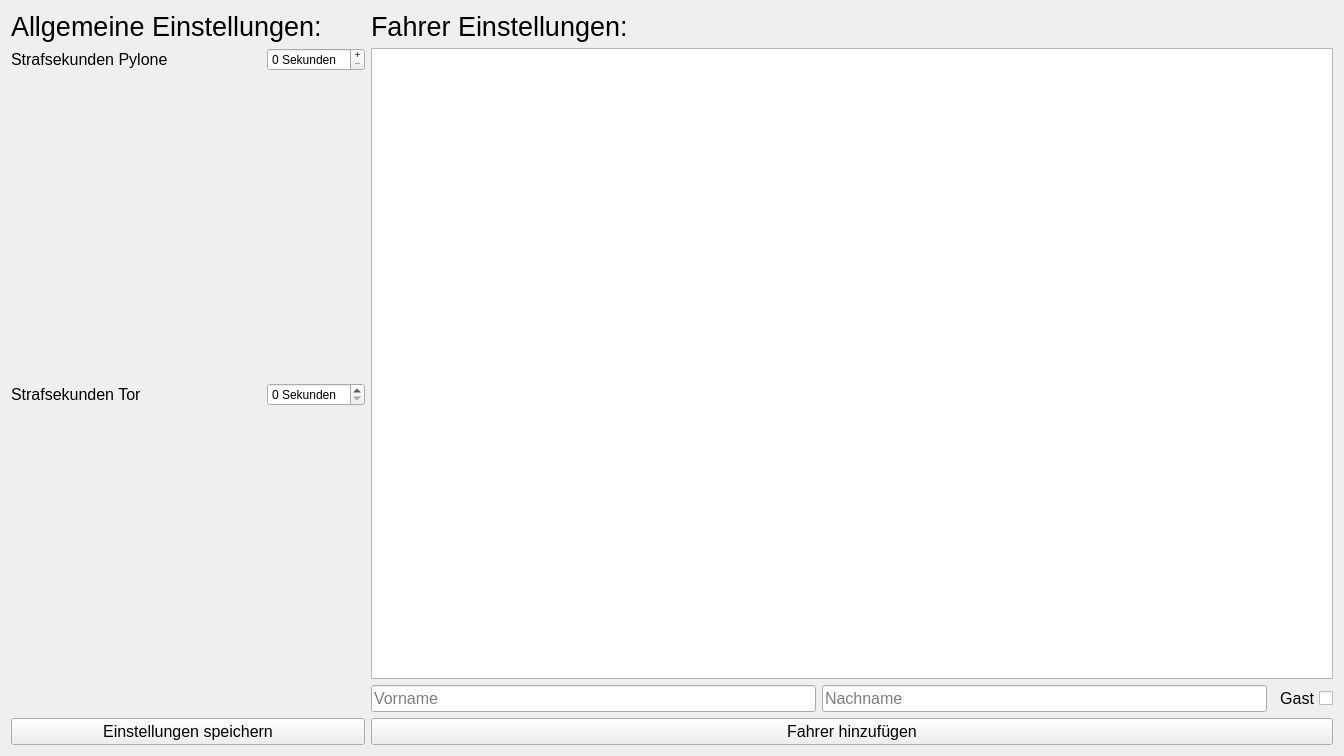
<?xml version="1.0" encoding="UTF-8"?>
<ui version="4.0">
 <class>Settings</class>
 <widget class="QWidget" name="Settings">
  <property name="windowModality">
   <enum>Qt::WindowModal</enum>
  </property>
  <property name="geometry">
   <rect>
    <x>0</x>
    <y>0</y>
    <width>1344</width>
    <height>756</height>
   </rect>
  </property>
  <property name="sizePolicy">
   <sizepolicy hsizetype="Fixed" vsizetype="Fixed">
    <horstretch>0</horstretch>
    <verstretch>0</verstretch>
   </sizepolicy>
  </property>
  <property name="windowTitle">
   <string>Einstellungen</string>
  </property>
  <layout class="QGridLayout" name="gridLayout_2">
   <item row="1" column="1">
    <widget class="QLabel" name="label_driver_settings">
     <property name="sizePolicy">
      <sizepolicy hsizetype="Preferred" vsizetype="Preferred">
       <horstretch>0</horstretch>
       <verstretch>0</verstretch>
      </sizepolicy>
     </property>
     <property name="font">
      <font>
       <pointsize>20</pointsize>
      </font>
     </property>
     <property name="text">
      <string>Fahrer Einstellungen:</string>
     </property>
     <property name="alignment">
      <set>Qt::AlignLeading|Qt::AlignLeft|Qt::AlignTop</set>
     </property>
    </widget>
   </item>
   <item row="1" column="0">
    <widget class="QLabel" name="label_common_settings">
     <property name="sizePolicy">
      <sizepolicy hsizetype="Preferred" vsizetype="Preferred">
       <horstretch>0</horstretch>
       <verstretch>0</verstretch>
      </sizepolicy>
     </property>
     <property name="font">
      <font>
       <pointsize>20</pointsize>
      </font>
     </property>
     <property name="layoutDirection">
      <enum>Qt::LeftToRight</enum>
     </property>
     <property name="text">
      <string>Allgemeine Einstellungen:</string>
     </property>
     <property name="alignment">
      <set>Qt::AlignLeading|Qt::AlignLeft|Qt::AlignTop</set>
     </property>
    </widget>
   </item>
   <item row="2" column="0">
    <layout class="QVBoxLayout" name="v_layout_common_settings">
     <property name="sizeConstraint">
      <enum>QLayout::SetDefaultConstraint</enum>
     </property>
     <item>
      <layout class="QFormLayout" name="formLayout">
       <property name="sizeConstraint">
        <enum>QLayout::SetDefaultConstraint</enum>
       </property>
       <property name="fieldGrowthPolicy">
        <enum>QFormLayout::AllNonFixedFieldsGrow</enum>
       </property>
       <property name="labelAlignment">
        <set>Qt::AlignRight|Qt::AlignTrailing|Qt::AlignVCenter</set>
       </property>
       <property name="formAlignment">
        <set>Qt::AlignLeading|Qt::AlignLeft|Qt::AlignTop</set>
       </property>
       <property name="verticalSpacing">
        <number>6</number>
       </property>
       <item row="0" column="0">
        <widget class="QLabel" name="label_pylonen_penaltytime">
         <property name="sizePolicy">
          <sizepolicy hsizetype="Minimum" vsizetype="Minimum">
           <horstretch>0</horstretch>
           <verstretch>0</verstretch>
          </sizepolicy>
         </property>
         <property name="minimumSize">
          <size>
           <width>250</width>
           <height>0</height>
          </size>
         </property>
         <property name="font">
          <font>
           <pointsize>12</pointsize>
          </font>
         </property>
         <property name="text">
          <string>Strafsekunden Pylone</string>
         </property>
         <property name="margin">
          <number>0</number>
         </property>
        </widget>
       </item>
       <item row="0" column="1">
        <widget class="QSpinBox" name="spinBox_pylon_penaltytime">
         <property name="sizePolicy">
          <sizepolicy hsizetype="Preferred" vsizetype="Minimum">
           <horstretch>0</horstretch>
           <verstretch>0</verstretch>
          </sizepolicy>
         </property>
         <property name="minimumSize">
          <size>
           <width>0</width>
           <height>0</height>
          </size>
         </property>
         <property name="layoutDirection">
          <enum>Qt::LeftToRight</enum>
         </property>
         <property name="buttonSymbols">
          <enum>QAbstractSpinBox::PlusMinus</enum>
         </property>
         <property name="suffix">
          <string> Sekunden</string>
         </property>
        </widget>
       </item>
      </layout>
     </item>
     <item>
      <layout class="QFormLayout" name="formLayout_2">
       <property name="fieldGrowthPolicy">
        <enum>QFormLayout::AllNonFixedFieldsGrow</enum>
       </property>
       <property name="verticalSpacing">
        <number>6</number>
       </property>
       <item row="0" column="0">
        <widget class="QLabel" name="label_tor_penaltytime">
         <property name="sizePolicy">
          <sizepolicy hsizetype="Preferred" vsizetype="Minimum">
           <horstretch>0</horstretch>
           <verstretch>0</verstretch>
          </sizepolicy>
         </property>
         <property name="minimumSize">
          <size>
           <width>250</width>
           <height>0</height>
          </size>
         </property>
         <property name="font">
          <font>
           <pointsize>12</pointsize>
          </font>
         </property>
         <property name="text">
          <string>Strafsekunden Tor</string>
         </property>
        </widget>
       </item>
       <item row="0" column="1">
        <widget class="QSpinBox" name="spinBox_tor_penaltytime">
         <property name="sizePolicy">
          <sizepolicy hsizetype="Preferred" vsizetype="Minimum">
           <horstretch>0</horstretch>
           <verstretch>0</verstretch>
          </sizepolicy>
         </property>
         <property name="suffix">
          <string> Sekunden</string>
         </property>
        </widget>
       </item>
      </layout>
     </item>
     <item>
      <widget class="QPushButton" name="button_save_settings">
       <property name="font">
        <font>
         <pointsize>12</pointsize>
        </font>
       </property>
       <property name="text">
        <string>Einstellungen speichern</string>
       </property>
      </widget>
     </item>
    </layout>
   </item>
   <item row="2" column="1">
    <layout class="QVBoxLayout" name="v_layout_driver_settings">
     <item>
      <widget class="QListView" name="list_basic_starter"/>
     </item>
     <item>
      <layout class="QHBoxLayout" name="h_layout_name">
       <item>
        <widget class="QLineEdit" name="edit_firstname">
         <property name="sizePolicy">
          <sizepolicy hsizetype="Expanding" vsizetype="Minimum">
           <horstretch>0</horstretch>
           <verstretch>0</verstretch>
          </sizepolicy>
         </property>
         <property name="font">
          <font>
           <pointsize>12</pointsize>
          </font>
         </property>
         <property name="placeholderText">
          <string>Vorname</string>
         </property>
        </widget>
       </item>
       <item>
        <widget class="QLineEdit" name="edit_lastname">
         <property name="sizePolicy">
          <sizepolicy hsizetype="Expanding" vsizetype="Minimum">
           <horstretch>0</horstretch>
           <verstretch>0</verstretch>
          </sizepolicy>
         </property>
         <property name="font">
          <font>
           <pointsize>12</pointsize>
          </font>
         </property>
         <property name="placeholderText">
          <string>Nachname</string>
         </property>
        </widget>
       </item>
       <item>
        <widget class="QCheckBox" name="check_guest">
         <property name="font">
          <font>
           <pointsize>12</pointsize>
          </font>
         </property>
         <property name="layoutDirection">
          <enum>Qt::RightToLeft</enum>
         </property>
         <property name="text">
          <string>Gast</string>
         </property>
        </widget>
       </item>
      </layout>
     </item>
     <item>
      <widget class="QPushButton" name="button_add_driver">
       <property name="font">
        <font>
         <pointsize>12</pointsize>
        </font>
       </property>
       <property name="text">
        <string>Fahrer hinzufügen</string>
       </property>
      </widget>
     </item>
    </layout>
   </item>
  </layout>
 </widget>
 <resources/>
 <connections/>
</ui>
